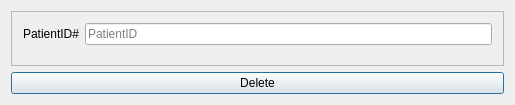
<?xml version="1.0" encoding="UTF-8"?>
<ui version="4.0">
 <class>RemovePatientDialog</class>
 <widget class="QDialog" name="RemovePatientDialog">
  <property name="geometry">
   <rect>
    <x>0</x>
    <y>0</y>
    <width>515</width>
    <height>105</height>
   </rect>
  </property>
  <property name="windowTitle">
   <string>RemovePatientDialog</string>
  </property>
  <layout class="QGridLayout" name="gridLayout">
   <item row="0" column="0">
    <widget class="QFrame" name="frame">
     <property name="frameShape">
      <enum>QFrame::StyledPanel</enum>
     </property>
     <property name="frameShadow">
      <enum>QFrame::Raised</enum>
     </property>
     <layout class="QFormLayout" name="formLayout">
      <item row="0" column="0">
       <widget class="QLabel" name="label">
        <property name="text">
         <string>PatientID#</string>
        </property>
       </widget>
      </item>
      <item row="0" column="1">
       <widget class="QLineEdit" name="patientIDRemoveLineEdit">
        <property name="placeholderText">
         <string>PatientID</string>
        </property>
       </widget>
      </item>
     </layout>
    </widget>
   </item>
   <item row="1" column="0">
    <widget class="QPushButton" name="patientRemoveButton">
     <property name="text">
      <string>Delete</string>
     </property>
    </widget>
   </item>
  </layout>
 </widget>
 <layoutdefault spacing="6" margin="11"/>
 <resources/>
 <connections/>
</ui>
